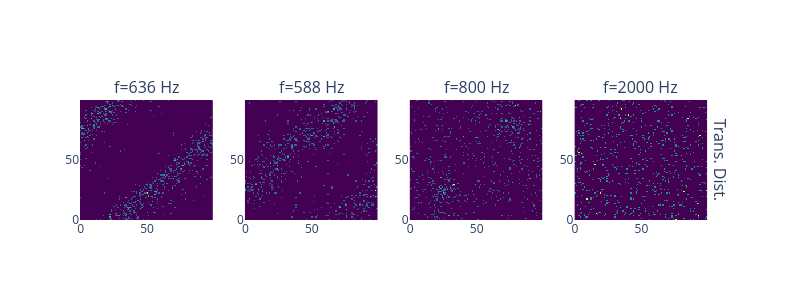

Notebook cell for this chart:
### Code cell
f_list = [636, 588, 800, 2000]
Q=100
F, T, Sxx, phase = ut.calc_spectrogram(data, fs, nperseg=fft_nperseg, percent_overlap=percent_overlap, window=window, remove_dc=remove_dc)

fig = make_subplots(rows=1, cols=len(f_list), column_titles=[f"f={f} Hz" for f in f_list], row_titles=["Trans. Dist."])
for ix, f in enumerate(f_list, start=1):
    f_ix = np.argmin(np.abs(F - f))
    f_phase = phase[f_ix, :]

    # distribution of traqnsitions
    x_transitions = ut.get_s2g(f_phase, n_levels=Q)
    fig.add_trace(go.Heatmap(z=x_transitions, colorscale='Viridis', showscale=False), row=1, col=ix)

    score_dict = calculate_heuristic_circularity(x_transitions, band_width=10)
    circularity_score = score_dict["circularity_score"]
    detected_stride = score_dict["detected_stride"]
    stride_consistency = score_dict["stride_consistency"]
    banded_ratio = score_dict["banded_ratio"]
    decay_score = score_dict["decay_score"]
    print(f"f={f} Hz, score={circularity_score}, stride={detected_stride}, consistency={stride_consistency}, banded={banded_ratio}, decay={decay_score}")
fig.update_layout(height=300, width=800)
# fig.write_image("/Users/itamarmerfeld/Projects/UATR/results/phase_distribution_analysis.pdf")
fig.show()

### Figure 1 — Plotly figure (JSON) as saved in the notebook; plotly's stock layout.template omitted (floating-point values rounded to 4 significant figures; data arrays with more than 128 entries replaced by an {"elided": "..."} marker saying what was removed)
{"data": [{"colorscale": [[0, "#440154"], [0.1111, "#482878"], [0.2222, "#3e4989"], [0.3333, "#31688e"], [0.4444, "#26828e"], [0.5556, "#1f9e89"], [0.6667, "#35b779"], [0.7778, "#6ece58"], [0.8889, "#b5de2b"], [1, "#fde725"]], "showscale": false, "type": "heatmap", "xaxis": "x", "yaxis": "y", "z": {"elided": "100x100 int values"}}, {"colorscale": [[0, "#440154"], [0.1111, "#482878"], [0.2222, "#3e4989"], [0.3333, "#31688e"], [0.4444, "#26828e"], [0.5556, "#1f9e89"], [0.6667, "#35b779"], [0.7778, "#6ece58"], [0.8889, "#b5de2b"], [1, "#fde725"]], "showscale": false, "type": "heatmap", "xaxis": "x2", "yaxis": "y2", "z": {"elided": "100x100 int values"}}, {"colorscale": [[0, "#440154"], [0.1111, "#482878"], [0.2222, "#3e4989"], [0.3333, "#31688e"], [0.4444, "#26828e"], [0.5556, "#1f9e89"], [0.6667, "#35b779"], [0.7778, "#6ece58"], [0.8889, "#b5de2b"], [1, "#fde725"]], "showscale": false, "type": "heatmap", "xaxis": "x3", "yaxis": "y3", "z": {"elided": "100x100 int values"}}, {"colorscale": [[0, "#440154"], [0.1111, "#482878"], [0.2222, "#3e4989"], [0.3333, "#31688e"], [0.4444, "#26828e"], [0.5556, "#1f9e89"], [0.6667, "#35b779"], [0.7778, "#6ece58"], [0.8889, "#b5de2b"], [1, "#fde725"]], "showscale": false, "type": "heatmap", "xaxis": "x4", "yaxis": "y4", "z": {"elided": "100x100 int values"}}], "layout": {"annotations": [{"font": {"size": 16}, "showarrow": false, "text": "f=636 Hz", "x": 0.1037, "xanchor": "center", "xref": "paper", "y": 1, "yanchor": "bottom", "yref": "paper"}, {"font": {"size": 16}, "showarrow": false, "text": "f=588 Hz", "x": 0.3612, "xanchor": "center", "xref": "paper", "y": 1, "yanchor": "bottom", "yref": "paper"}, {"font": {"size": 16}, "showarrow": false, "text": "f=800 Hz", "x": 0.6188, "xanchor": "center", "xref": "paper", "y": 1, "yanchor": "bottom", "yref": "paper"}, {"font": {"size": 16}, "showarrow": false, "text": "f=2000 Hz", "x": 0.8762, "xanchor": "center", "xref": "paper", "y": 1, "yanchor": "bottom", "yref": "paper"}, {"font": {"size": 16}, "showarrow": false, "text": "Trans. Dist.", "textangle": 90, "x": 0.98, "xanchor": "left", "xref": "paper", "y": 0.5, "yanchor": "middle", "yref": "paper"}], "height": 300, "width": 800, "xaxis": {"anchor": "y", "domain": [0, 0.2075]}, "xaxis2": {"anchor": "y2", "domain": [0.2575, 0.465]}, "xaxis3": {"anchor": "y3", "domain": [0.515, 0.7225]}, "xaxis4": {"anchor": "y4", "domain": [0.7725, 0.98]}, "yaxis": {"anchor": "x", "domain": [0, 1]}, "yaxis2": {"anchor": "x2", "domain": [0, 1]}, "yaxis3": {"anchor": "x3", "domain": [0, 1]}, "yaxis4": {"anchor": "x4", "domain": [0, 1]}}}
